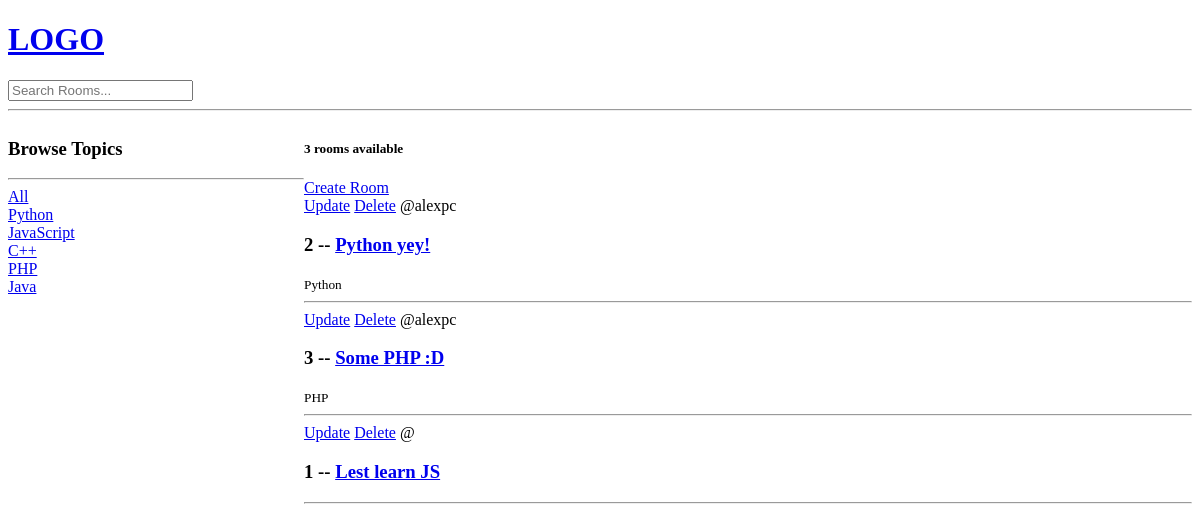
Before: / with the older database file.
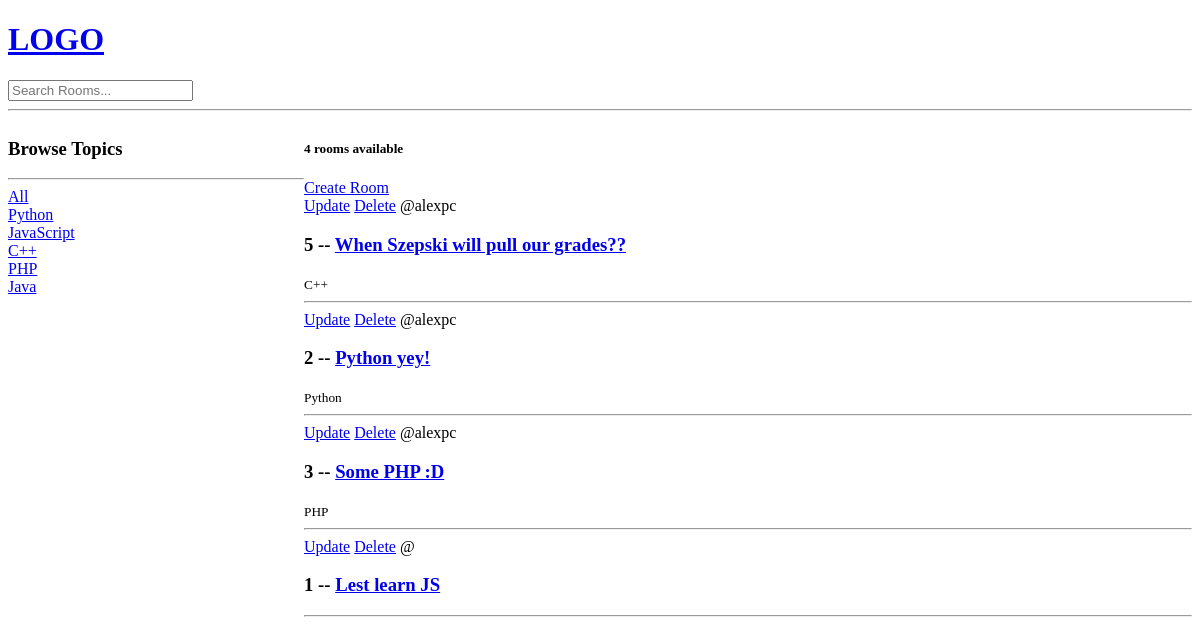
After: the same page with the newer database file.
### main/models.py (models this page shows, shortened)
class Topic(models.Model):
    name = models.CharField(max_length=200)

class Room(models.Model):
    host = models.ForeignKey(User, on_delete=models.SET_NULL, null=True)
    topic = models.ForeignKey(Topic, on_delete=models.SET_NULL, null=True)
    name = models.CharField(max_length=200)
    description = models.TextField(null=True, blank=True)
    updated = models.DateTimeField(auto_now=True)
    created = models.DateTimeField(auto_now_add=True)
    class Meta:
        ordering = ['-updated', '-created']

### main/views.py (the view)
# urls.py: 2. Add a URL to urlpatterns:  path('', views.home, name='home')
def home(request):
    q = request.GET.get('q') if request.GET.get('q') is not None else ''
    rooms = Room.objects.filter(
        Q(topic__name__icontains=q) |
        Q(name__icontains=q) |
        Q(description__icontains=q)
    )
    topics = Topic.objects.all()
    room_count = rooms.count()
    context = {'rooms': rooms, 'topics': topics, 'room_count': room_count}
    return render(request, 'main/home.html', context)

### main/templates/main/home.html (shortened to what this page needs)
{% extends 'main.html' %}
{% block content %}
<div class="home-container">
    <div>
        <h3>Browse Topics</h3>
        <hr>
        <div>
                <a href="{% url 'home' %}">All</a>
        </div>
        {% for topic in topics %}
            <div>
                <a href="{% url 'home' %}?q={{topic.name}}">{{topic.name}}</a>
            </div>
        {% endfor %}
    </div>
    <div>
        <h5>{{room_count}} rooms available</h5>
        <a href="{% url 'create-room' %}">Create Room</a>
        <div>
            {% for room in rooms %}
                <a href="{% url 'update-room' room.id %}">Update</a>
                <a href="{% url 'delete-room' room.id %}">Delete</a>
                <span>@{{room.host.username}}</span>
                <h3>{{room.id}} -- <a href="{% url 'room' room.id %}">{{room.name}}</a></h3>
                <small>{{room.topic.name}}</small>
                <hr>
            {% endfor %}
        </div>
    </div>
</div>
{% endblock %}

### templates/main.html (shortened to what this page needs)
<!DOCTYPE html>
<html>
<head>
</head>
<body>
    {% include 'navbar.html' %}
    {% block content %}
    {% endblock %}
</body>
</html>

### templates/navbar.html
<a href="/">
    <h1>LOGO</h1>
</a>
<form method="GET" action="{% url 'home' %}">
    <input type="text" name="q" placeholder="Search Rooms..."/>
</form>
<hr>

### main/templates/main/home.html (style rules this page uses)
.home-container { display: grid; grid-template-columns: 1fr 3fr; }

Changed rows visible on the page:
added Room: host.username "alexpc", id "5", name "When Szepski will pull our grades??", topic.name "C++"
Other visible differences:
{{ room_count }}: "3" → "4"
